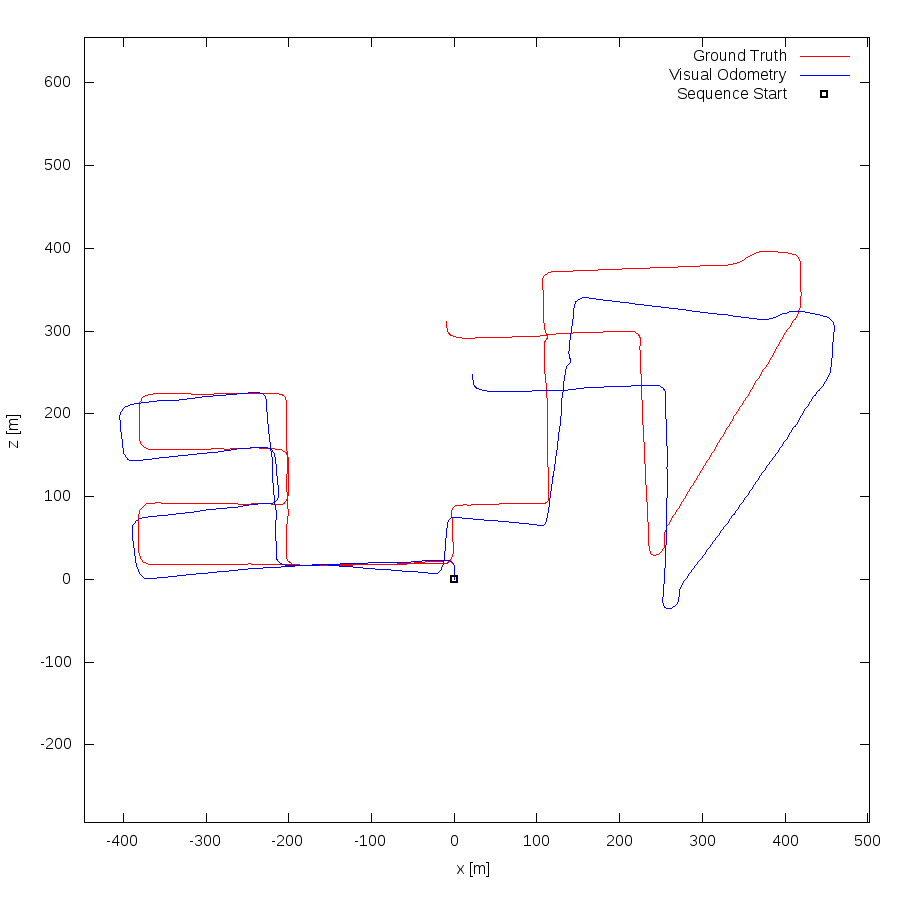

The script that drew this image:
set term postscript eps enhanced color
set output "08.eps"
set size ratio -1
set xrange [-447:502]
set yrange [-294:655]
set xlabel "x [m]"
set ylabel "z [m]"
plot "08.txt" using 1:2 lc rgb "#FF0000" title 'Ground Truth' w lines,"08.txt" using 3:4 lc rgb "#0000FF" title 'Visual Odometry' w lines,"< head -1 08.txt" using 1:2 lc rgb "#000000" pt 4 ps 1 lw 2 title 'Sequence Start' w points
